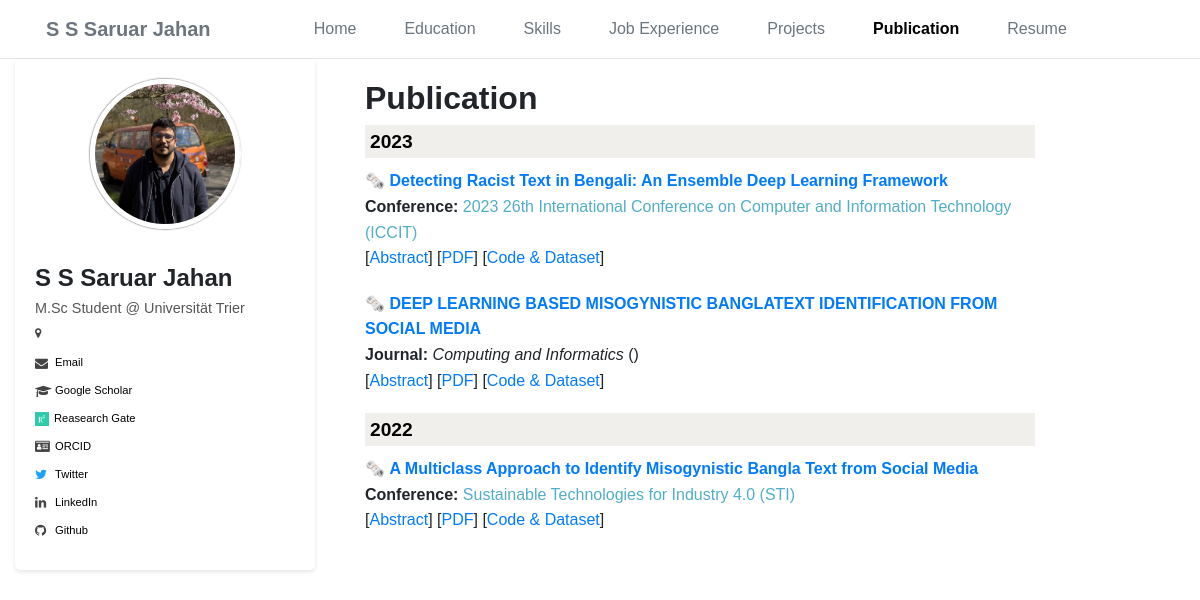
/publication/, run on the app's committed database.
### portfolio/models.py (models this page shows)
class Publication(models.Model):
    name = models.CharField(max_length=500)
    year = models.DateField()
    name_url = models.URLField()
    authors = models.CharField(max_length=100)
    type = models.CharField(max_length=100)
    publication_name = models.CharField(max_length=100)
    publication_url = models.URLField()
    pdf_url = models.URLField()
    code = models.URLField()
    abstract = models.CharField(max_length=1000, default= "")

### portfolio/views.py (the view)
# urls.py: path("publication/", views.publication, name="publication"),
def publication(request):
    publicationItems = Publication.objects.all().order_by('-year')
    years = Publication.objects.order_by('-year').values_list('year', flat=True).distinct()
    distinct_years = sorted({item.year.year for item in publicationItems}, reverse=True)
    return render (
            request,
            "publication.html",
            {
                'publicationItems': publicationItems,
                'distinct_years': distinct_years,
            }
    )

### portfolio/context_processors.py (called while the page is built)
def global_settings(request):
    from .models import HomeSidebarInfo
    sideBarItem = HomeSidebarInfo.objects.first
    return {
        'sideBarItem': sideBarItem
    }

### portfolio/templates/publication.html (shortened to what this page needs)
{% extends 'base.html' %}
{% load static %}
{% block extra_css %}
  <link rel="stylesheet" href="{% static 'css/publication.css' %}" />
{% endblock %}
{% block content %}
  <div class="container">
    <div class="main-content">
      <div class="container-fluid">
        <h2> <b>Publication</b></h2>
        {% for year in distinct_years %}
          <h3 class="year-title">{{ year }}</h3>
          {% for item in publicationItems %}
            <div class="publication-item">
               {%if year == item.year.year%}
              🗞️ <a href="{{ item.name_url }}" class="pub-title">{{ item.name }}</a>
              {% if item.type == 'conference' %}
                <div>
                  <b>Conference:</b> <span class="conference">{{ item.publication_name }}</span>
                </div>
              {% elif item.type == 'journal' %}
                <div>
                  <b>Journal:</b> <i>{{ item.publication_name }}</i>
                  {% if item.publication_url %}
                    (<a href="{{ item.publication_url }}">{{ item.venue_short }}</a>)
                  {% endif %}
                </div>
              {% endif %}
              <div class="links">
                [<button type="button" class="abstract-btn" onclick="toggleAbstract('{{ forloop.counter0 }}')">Abstract</button>]
                {% if item.pdf_url %}
                  [<a href="{{ item.pdf_url }}">PDF</a>]
                {% endif %}
                {% if item.code %}
                  [<a href="{{ item.code }}">Code & Dataset</a>]
                {% endif %}
              </div>
            </div>
            {%endif%}
          {% endfor %}
        {% endfor %}
      </div>
    </div>
  </div>
{% endblock %}

### static/css/publication.css (style rules this page uses)
.abstract-btn { background: none; border: none; color: #007bff; padding: 0; font: inherit; cursor: pointer; display: inline; }
.year-title { font-size: 1.2em; padding: 5px; margin-bottom: 10px; background-color: #f1efec; color: #030303; font-weight: bold; position: sticky; top: 0; z-index: 10; }
.publication-item { margin-bottom: 20px; }
.pub-title { font-weight: bold; color: 52adc8; text-decoration: none; }
.journal a, .conference { color: #52adc8; text-decoration: none; }
.links a { color: 52adc8; text-decoration: none; }

### static/css/base.css (style rules this page uses)
* { margin: 0; padding: 0; box-sizing: border-box; }
body { font-family: Arial, sans-serif; line-height: 1.6; }
.container { display: flex; margin: 0; }
.main-content { flex: 1; padding: 20px; display: block; }
.main-content { flex: 1; padding: 20px; background-color: #fff; border-radius: 5px; height: auto; overflow-y: auto; }

### data on the page
Publication: name "Detecting Racist Text in Bengali: An Ensemble Deep Learning Framework", publication_name "2023 26th International Conference on Computer and Information Technology (ICCIT)"
Publication: name "DEEP LEARNING BASED MISOGYNISTIC BANGLATEXT IDENTIFICATION FROM SOCIAL MEDIA", publication_name "Computing and Informatics"
Publication: name "A Multiclass Approach to Identify Misogynistic Bangla Text from Social Media", publication_name "Sustainable Technologies for Industry 4.0 (STI)"

### other printed values
{{ year }} "2023" "2022"
